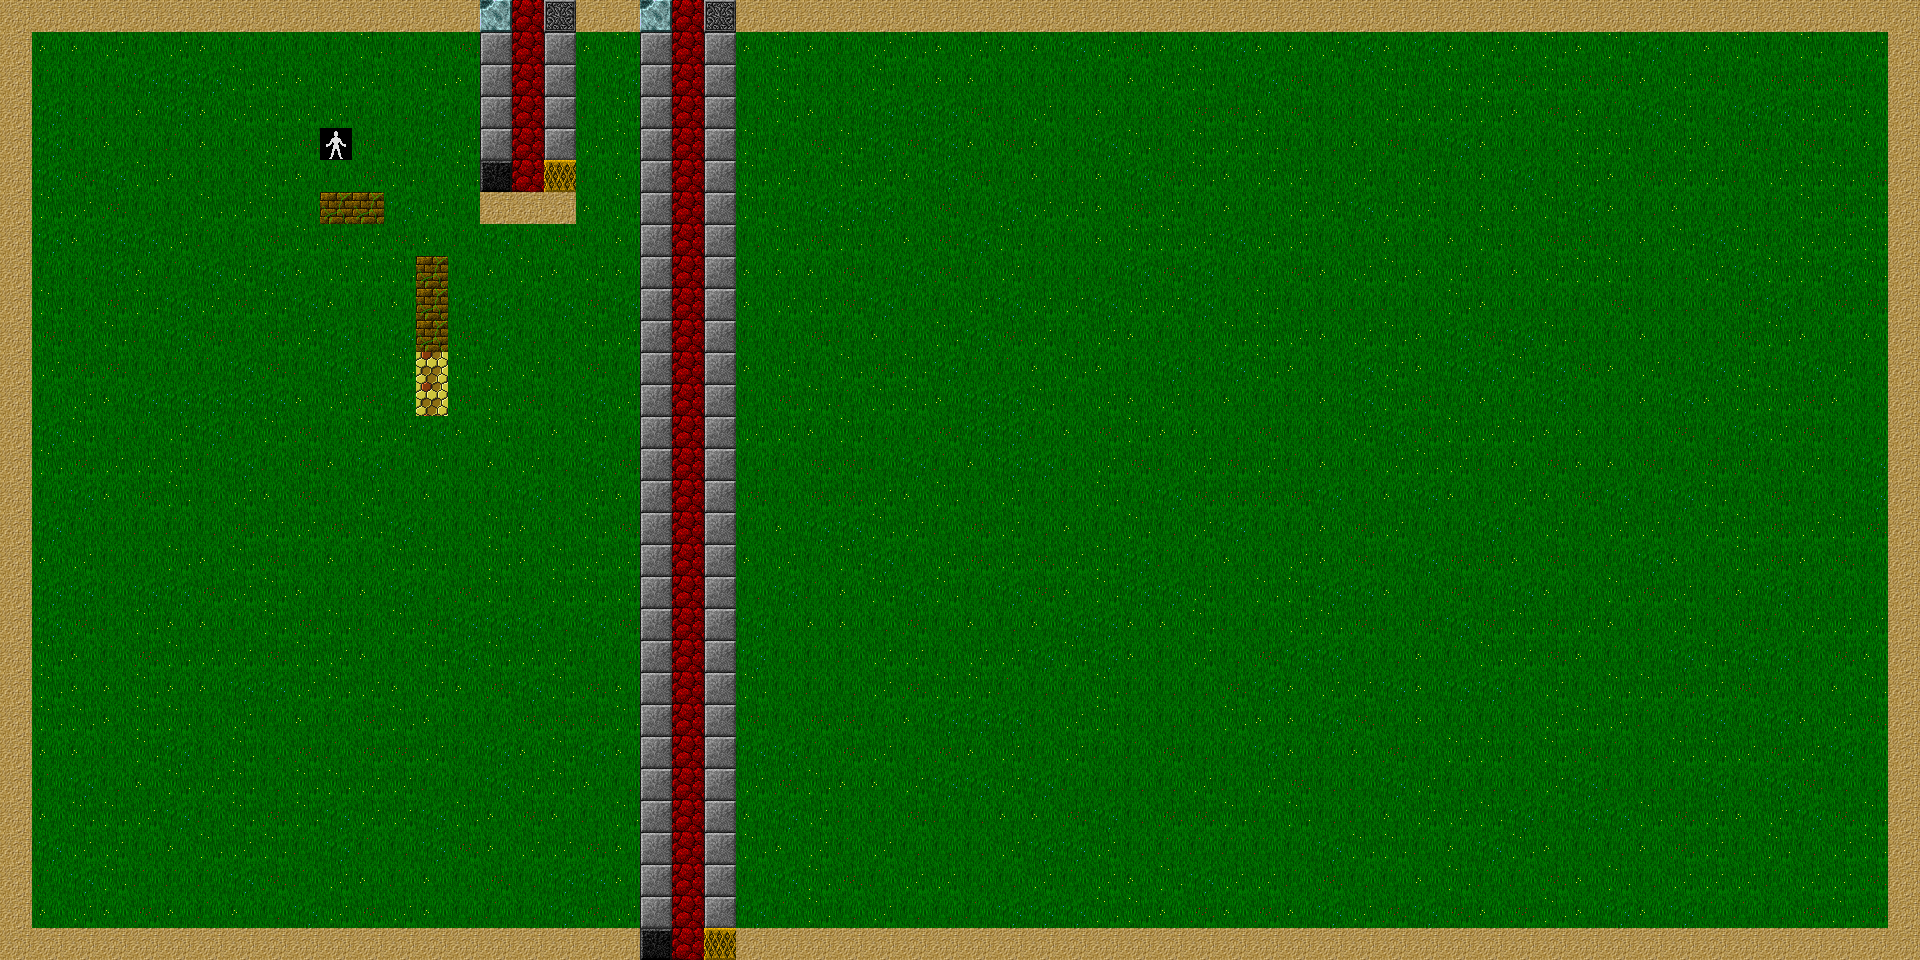

This game map was drawn from its Tiled (.tmx) file and the tilesets committed beside it. A one-line description and the trimmed map source follow:
An orthogonal 60x30 tile map with 32x32 px tiles, 3 tile layers (Tile Layer 1, moonlightSpawn for interact 1, moonLightSpawn for interact 2).

<map version="1.0" orientation="orthogonal" width="60" height="30" tilewidth="32" tileheight="32" backgroundcolor="#000000">
 <tileset firstgid="1" name="Tileset" tilewidth="32" tileheight="32">
  <image source="tileSetWIP.png" width="2048" height="1536" />
  <tile id="71">
   <properties>
    <property name="blocked" value="true" />
    <property name="talk" value="1" />
   </properties>
  </tile>
  <tile id="967">
   <properties>
    <property name="blocked" value="true" />
   </properties>
  </tile>
  <tile id="1024">
   <properties>
    <property name="blocked" value="true" />
    <property name="interact" value="1" />
   </properties>
  </tile>
  <tile id="1028">
   <properties>
    <property name="blocked" value="true" />
    <property name="interact" value="2" />
   </properties>
  </tile>
  <tile id="1088">
   <properties>
    <property name="moonlight" value="7" />
   </properties>
  </tile>
  <tile id="1092">
   <properties>
    <property name="die" value="true" />
    <property name="moonlight" value="8" />
   </properties>
  </tile>
  <tile id="1096">
   <properties>
    <property name="moonlight" value="9" />
   </properties>
  </tile>
  <tile id="1152">
   <properties>
    <property name="die" value="true" />
    <property name="moonlight" value="1" />
   </properties>
  </tile>
  <tile id="1156">
   <properties>
    <property name="die" value="true" />
   </properties>
  </tile>
  <tile id="1160">
   <properties>
    <property name="die" value="true" />
    <property name="moonlight" value="3" />
   </properties>
  </tile>
 </tileset>
 <layer name="Tile Layer 1" width="60" height="30">
  <data>[1800 cells, 1800 non-empty, 11 distinct tile ids]</data>
 </layer>
 <layer name="moonlightSpawn for interact 1" width="60" height="30">
  <data>[1800 cells, 90 non-empty, 6 distinct tile ids]</data>
 </layer>
 <layer name="moonLightSpawn for interact 2" width="60" height="30">
  <data>[1800 cells, 18 non-empty, 6 distinct tile ids]</data>
 </layer>
</map>
